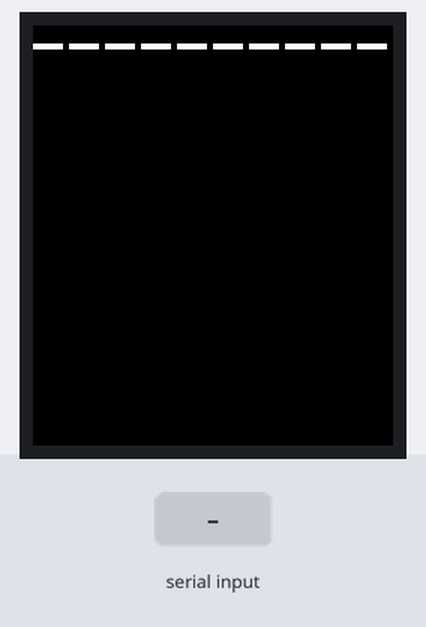
Recording of a program running on a simulated ESP32-S3. On the bench: 240×280 colour display. Inputs (shaded band) come from the test bench. What the program prints to the serial monitor is not drawn.

Above: at 1.4 s.
1.5 s: "1" received over the second serial link
At 3.1 s:
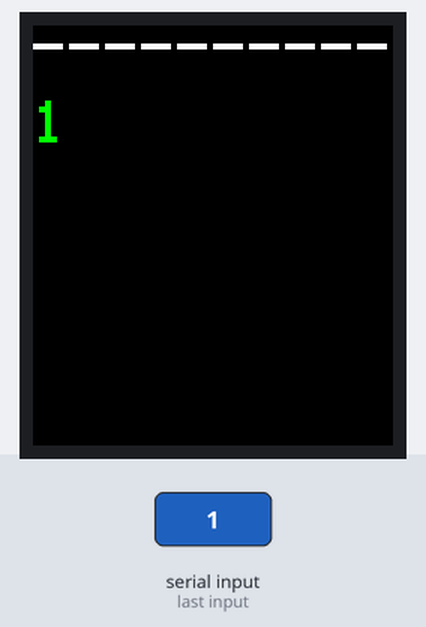
4.0 s: "0" received over the second serial link
At 6.0 s:
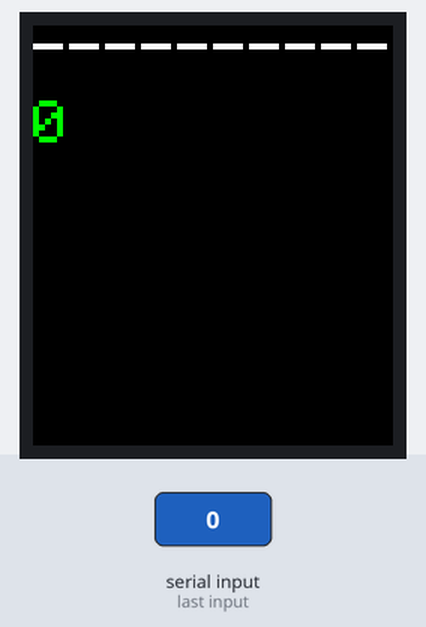
6.6 s: "2" received over the second serial link
At 8.8 s:
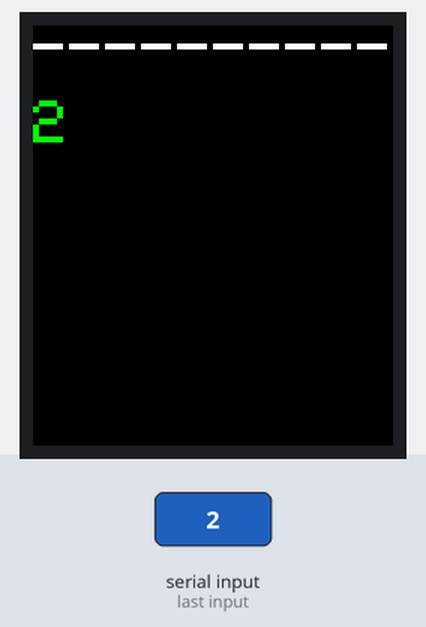
Timing chart, 0 to 10.3 s (numbered marks = the images above; inputs shaded):
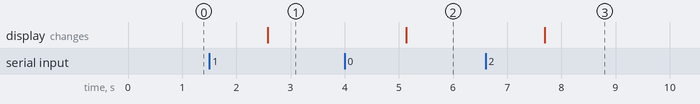

The program:

main.cpp
```cpp
/*
  ESP32 串口数据显示到TFT屏幕
  从串口1读取数据并显示在ST7789 TFT屏幕上
*/

#include <Adafruit_GFX.h>    // Core graphics library
#include <Adafruit_ST7789.h> // Hardware-specific library for ST7789
#include <SPI.h>
#include <HardwareSerial.h>

#if defined(CONFIG_IDF_TARGET_ESP32S3) // ESP32-S3
#define TFT_CS 3
#define TFT_RST 5
#define TFT_DC 46
#endif

// 使用硬件SPI接口
Adafruit_ST7789 tft = Adafruit_ST7789(TFT_CS, TFT_DC, TFT_RST);

// 注意：Serial1在ESP32中已经预定义，无需重新创建

void setup(void)
{
  // 初始化串口0用于调试
  Serial.begin(115200);
  Serial.println("ESP32 TFT显示串口数据");

  // 初始化串口1，ESP32-S3推荐引脚：RX=18, TX=17
  // 对于ESP32-S3，可以使用GPIO 17和18，或者根据您的接线调整
  Serial1.begin(115200, SERIAL_8N1, 18, 17);  // RX=18, TX=17
  Serial.println("串口1已初始化 (RX=18, TX=17)");

  // 初始化TFT显示屏
  tft.init(240, 280);           // 1.69" 280x240 TFT
  tft.setRotation(2);           // 设置屏幕方向
  tft.fillScreen(ST77XX_BLACK); // 清屏

  // 设置文本参数
  tft.setTextColor(ST77XX_WHITE);
  tft.setTextSize(4);
  tft.setCursor(0, 0);

  // 显示标题
  tft.println("----------");

  Serial.println("TFT显示屏已初始化");
}

void loop()
{
  // 检查串口1是否有数据
  if (Serial1.available())
  {
    String receivedData = Serial1.readString();
    // receivedData.trim(); // 去除首尾空格和换行符

    // 在串口0输出接收到的数据（用于调试）
    Serial.println("接收到数据: " + receivedData);

    // 清除屏幕内容区域（保留标题）
    tft.fillRect(0, 50, tft.width(), tft.height() - 50, ST77XX_BLACK);

    // 设置光标位置到内容区域
    tft.setCursor(0, 50);
    tft.setTextColor(ST77XX_GREEN);
    // tft.setTextSize(2);

    // 在TFT屏幕上显示接收到的数据
    tft.println(receivedData);

    // // 可选：显示时间戳
    // tft.setTextColor(ST77XX_YELLOW);
    // tft.println("");
    // tft.print("time: ");
    // tft.print(millis()/1000);
    // tft.println("s");
  }
  delay(100); // 短暂延时避免过于频繁的检查
}
```

Measured:
- after the input at 1.5 s, the display: changes after 1.1 s (image 1)
- after the input at 4.0 s, the display: changes after 1.1 s (image 2)
- after the input at 6.6 s, the display: changes after 1.1 s (image 3)
